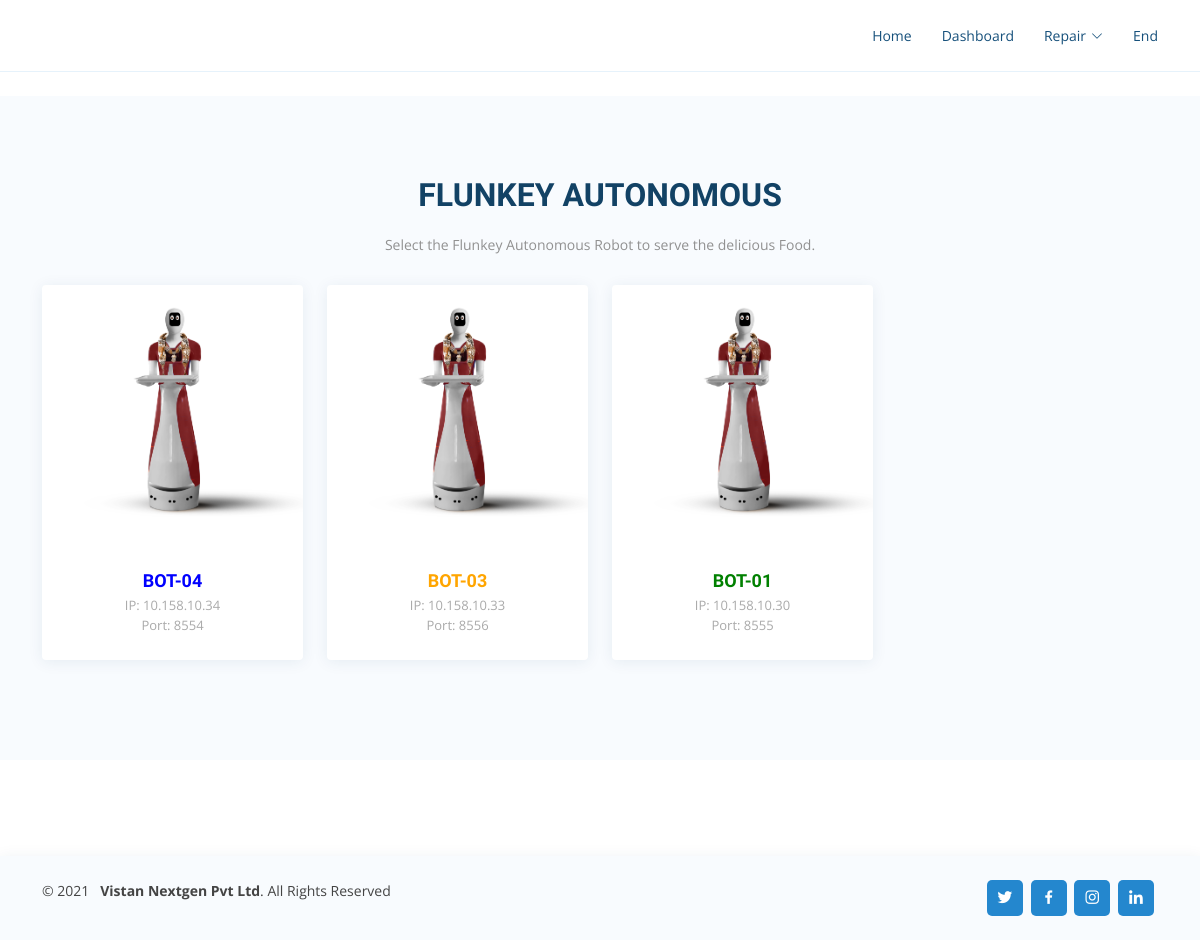
The app's page /, older data.
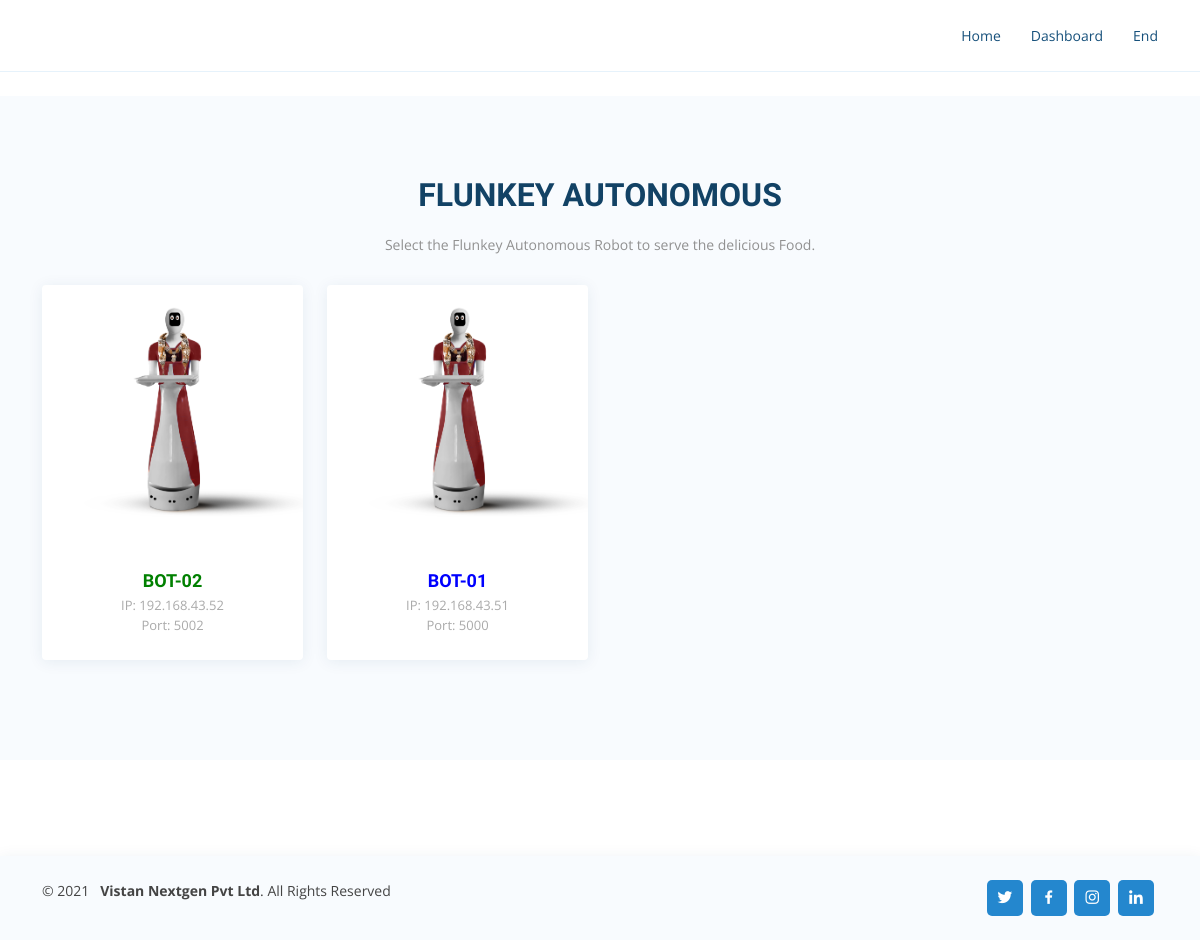
The same page, newer data.
### FlunkeyApp/models.py (models this page shows, shortened)
class Bot(models.Model):
    bot_no = models.IntegerField(unique=True)
    name = models.CharField(max_length = 50, unique=True)
    color = models.CharField(max_length=20, unique=True)
    image = models.ImageField(upload_to = 'flunky_images', blank = True)
    status = models.BooleanField(default=True, help_text="bot working(active or inactive)")   # active or inactive
    avialable = models.BooleanField(default=True, help_text="available or not avialabe for delivery")  # avialabe to serve or not avialable
    ip = models.CharField(max_length=15)
    port = models.IntegerField()
    created_at = models.DateTimeField(auto_now_add=True)
    class Meta:
        verbose_name = 'Bot'
        verbose_name_plural = 'Bots'
        ordering = ('-id',)
    def get_url(self):
        return reverse("FlunkeyApp:select-table", args = [self.id])

### FlunkeyApp/views.py (the view)
# urls.py: path('', views.selectBot, name = 'select-bot'),
def selectBot(request):
    qs = Bot.objects.all().filter(avialable = True)
    qs1 = Bot.objects.all().filter(avialable = False)
    return render(request, 'FlunkeyApp/select_bot.html', {'qs':qs, 'qs1':qs1})

### FlunkeyApp/templates/FlunkeyApp/select_bot.html (shortened to what this page needs)
{% extends 'FlunkeyApp/base.html' %}
{% block content %}
    {% include 'FlunkeyApp/cards.html' %}
{% endblock %}

### FlunkeyApp/templates/FlunkeyApp/base.html (shortened to what this page needs)
<!DOCTYPE html>
<html lang="en">
{% load static %}
<head>
  <link href="{% static "assets/vendor/aos/aos.css" %}" rel="stylesheet">
  <link href="{% static "assets/vendor/bootstrap/css/bootstrap.min.css" %}" rel="stylesheet">
  <link href="{% static "assets/vendor/bootstrap-icons/bootstrap-icons.css" %}" rel="stylesheet">
  <link href="{% static "assets/vendor/boxicons/css/boxicons.min.css" %}" rel="stylesheet">
  <link href="{% static "assets/vendor/glightbox/css/glightbox.min.css" %}" rel="stylesheet">
  <link href="{% static "assets/vendor/remixicon/remixicon.css" %}" rel="stylesheet">
  <link href="{% static "assets/vendor/swiper/swiper-bundle.min.css" %}" rel="stylesheet">
  <link rel="stylesheet" href="{% static "assets/vendor/sweetalert2/dist/sweetalert2.min.css" %}">
  <link href="{% static "assets/css/style.css" %}" rel="stylesheet">
<body>
  <header id="header" class="fixed-top">
    <div class="container d-flex align-items-center justify-content-between">
      <nav id="navbar" class="navbar">
        <ul>
          <li><a class="nav-link scrollto " href="{% url 'FlunkeyApp:select-bot'%}">Home</a></li>
          <li><a class="nav-link scrollto" href="#">Dashboard</a></li>
          {% if qs1%}
          <li class="dropdown"><a href="#"><span>Repair</span> <i class="bi bi-chevron-down"></i></a>
          </li>
          {% endif %}
          <li><a class="nav-link scrollto end-button" href="{% url 'FlunkeyApp:delete-today' %}">End</a></li>
        </ul>
      </nav>
    </div>
  </header>
  <main id="main">
    <section class="inner-page">
      <p>
        {% block content %}{% endblock %}
        </p>
    </section>
  </main>
  <footer id="footer">
    <div class="container d-md-flex py-4">
      <div class="me-md-auto text-center text-md-start">
        <div class="copyright">
          &copy; 2021 &nbsp;<strong><span> Vistan Nextgen Pvt Ltd</span></strong>. All Rights Reserved
        </div>
      </div>
      <div class="social-links text-center text-md-right pt-3 pt-md-0">
        <a href="https://twitter.com/nextgenvistan" class="twitter"><i class="bx bxl-twitter"></i></a>
        <a href="https://www.facebook.com/vistannextgen1/" class="facebook"><i class="bx bxl-facebook"></i></a>
        <a href="https://www.instagram.com/vistannextgen/" class="instagram"><i class="bx bxl-instagram"></i></a>
        <a href="https://in.linkedin.com/company/vistannextgen" class="linkedin"><i class="bx bxl-linkedin"></i></a>
      </div>
    </div>
  </footer>
</body>
</html>

### FlunkeyApp/templates/FlunkeyApp/cards.html (shortened to what this page needs)
   {% load static %}
    <section id="team" class="team section-bg">
        <div class="container" data-aos="fade-up">
        <div class="section-title">
          <h2>Flunkey Autonomous</h2>
          <p>Select the Flunkey Autonomous Robot to serve the delicious Food. </p>
        </div>
        {% if qs %}
        <div class="row">
            {% for i in qs %}
                <div class="col-lg-3 col-md-6 d-flex align-items-stretch" data-aos="fade-up" data-aos-delay="100">
                    <div class="member">
                    <div class="member-img">
                        <a href="{{i.get_url}}"><img src ="" alt="{{i.name}}" onerror=this.src="{% static "assets/img/flunkey/2sds.png" %}" class="img-fluid" alt=""></a>
                    </div>
                    <div class="member-info">
                        <h4><a href="{{i.get_url}}" style="color: {{i.color}}">{{i.name}}</a></h4>
                        <span>IP: {{i.ip}}</span>
                        <span>Port: {{i.port}}</span>
                    </div>
                    </div>
                </div>
            {% endfor %}
        </div>
        {% endif %}
        </div>
    </section>

### static/assets/css/style.css (style rules this page uses)
body { font-family: "Open Sans", sans-serif; color: #444444; }
a { color: #2487ce; text-decoration: none; }
h1, h2, h3, h4, h5, h6 { font-family: "Raleway", sans-serif; }
#header { transition: all 0.5s; background: #fff; z-index: 997; padding: 15px 0; border-bottom: 1px solid #e6f2fb; }
.navbar { padding: 0; }
.navbar ul { margin: 0; padding: 0; display: flex; list-style: none; align-items: center; }
.navbar li { position: relative; }
.navbar a, .navbar a:focus { display: flex; align-items: center; justify-content: space-between; padding: 10px 0 10px 30px; font-size: 14px; color: #16507b; white-space: nowrap; transition: 0.3s; }
section { padding: 80px 0; overflow: hidden; }
.section-bg { background-color: #f8fbfe; }
.section-title { text-align: center; padding-bottom: 30px; }
.section-title h2 { font-size: 32px; font-weight: bold; text-transform: uppercase; margin-bottom: 20px; padding-bottom: 0; color: #124265; }
.section-title p { margin-bottom: 0; font-size: 14px; color: #919191; }
.team .member { margin-bottom: 20px; overflow: hidden; text-align: center; border-radius: 4px; background: #fff; box-shadow: 0px 2px 15px rgba(18, 66, 101, 0.08); }
.team .member .member-img { position: relative; overflow: hidden; }
.team .member .member-info { padding: 25px 15px; }
.team .member .member-info h4 { font-weight: 700; margin-bottom: 5px; font-size: 18px; color: #124265; }
.team .member .member-info span { display: block; font-size: 13px; font-weight: 400; color: #aaaaaa; }
#footer { color: #444444; font-size: 14px; background: #f8fbfe; box-shadow: 0px 2px 15px rgba(18, 66, 101, 0.08); }
#footer .social-links a { font-size: 18px; display: inline-block; background: #2487ce; color: #fff; line-height: 1; padding: 8px 0; margin-right: 4px; border-radius: 5px; text-align: center; width: 36px; height: 36px; transition: 0.3s; }

Row changes from the older to the newer data that the page shows:
removed Bot: name "BOT-04", ip "10.158.10.34", port "8554", color "Blue" (drawn)
removed Bot: name "BOT-03", ip "10.158.10.33", port "8556", color "Orange" (drawn)
now on this page (row edited): Bot: name "BOT-02", ip "192.168.43.52", port "5002", color "Green" (drawn)
changed Bot "BOT-01": color "Green" → "Blue" (drawn); ip "10.158.10.30" → "192.168.43.51"; port "8555" → "5000"
Text that changed along with them:
text no longer shown: "Repair"
